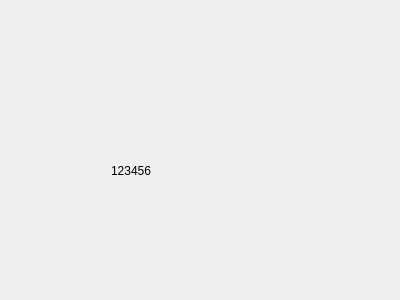
<?xml version="1.0" encoding="UTF-8"?>
<ui version="4.0">
 <class>Dialog</class>
 <widget class="QDialog" name="Dialog">
  <property name="geometry">
   <rect>
    <x>0</x>
    <y>0</y>
    <width>400</width>
    <height>300</height>
   </rect>
  </property>
  <property name="windowTitle">
   <string>Dialog</string>
  </property>
  <widget class="QLabel" name="label">
   <property name="geometry">
    <rect>
     <x>111</x>
     <y>80</y>
     <width>191</width>
     <height>181</height>
    </rect>
   </property>
   <property name="text">
    <string>123456</string>
   </property>
  </widget>
 </widget>
 <resources/>
 <connections/>
</ui>
